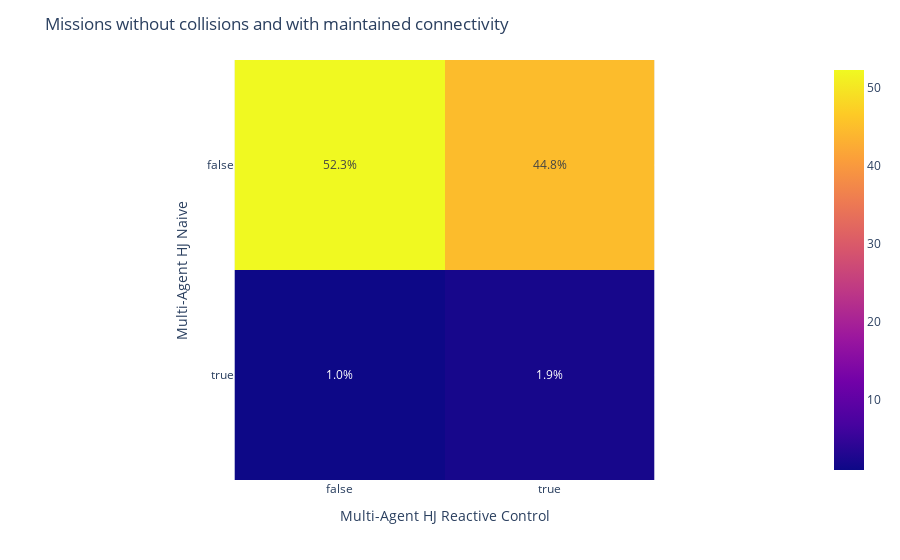

Notebook cell for this chart:
### Markdown cell above
+ Connectivity and Collision maintenance performance

### Code cell
connect_objective_reactive = (metrics_hj_reactive["Isolated_platform_metric"]==0) & (metrics_hj_reactive["Number_of_collision"] == 0)
connect_objective_hj_naive = (metrics_hj_naive["Isolated_platform_metric"]==0) & (metrics_hj_naive["Number_of_collision"] == 0)
fig_react_maint = plot_confusion_matrix(connect_objective_hj_naive , connect_objective_reactive , 
    'Multi-Agent HJ Naive', 'Multi-Agent HJ Reactive Control', title_name= 'Missions without collisions and with maintained connectivity')

### Figure 1 — Plotly figure (JSON) as saved in the notebook; plotly's stock layout.template omitted (floating-point values rounded to 4 significant figures)
{"data": [{"coloraxis": "coloraxis", "hovertemplate": "Multi-Agent HJ Reactive Control: %{x}<br>Multi-Agent HJ Naive: %{y}<br>color: %{z}<extra></extra>", "name": "0", "text": [[52.33, 44.81], [0.9515, 1.903]], "textfont": {"size": 12}, "texttemplate": "%{text:.1f}%", "type": "heatmap", "x": [false, true], "xaxis": "x", "y": [false, true], "yaxis": "y", "z": [[52.33, 44.81], [0.9515, 1.903]]}], "layout": {"coloraxis": {"colorscale": [[0, "#0d0887"], [0.1111, "#46039f"], [0.2222, "#7201a8"], [0.3333, "#9c179e"], [0.4444, "#bd3786"], [0.5556, "#d8576b"], [0.6667, "#ed7953"], [0.7778, "#fb9f3a"], [0.8889, "#fdca26"], [1, "#f0f921"]]}, "margin": {"t": 60}, "title": {"text": "Missions without collisions and with maintained connectivity"}, "xaxis": {"anchor": "y", "constrain": "domain", "domain": [0, 1], "scaleanchor": "y", "title": {"text": "Multi-Agent HJ Reactive Control"}}, "yaxis": {"anchor": "x", "autorange": "reversed", "constrain": "domain", "domain": [0, 1], "title": {"text": "Multi-Agent HJ Naive"}}}}
